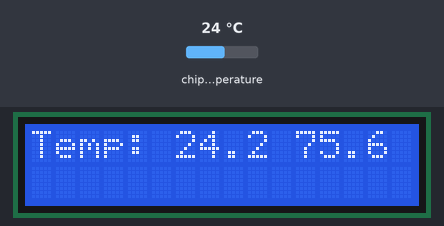
This program was run on a simulated Raspberry Pi Pico running MicroPython. Parts: 16×2 character LCD. Inputs (shaded band) come from the test bench; at power-on: chip temperature 24 °C. Library files of the repository ran but are not shown: I2C_LCD_driver.py.

Above: at 1.4 s.
1.5 s: chip temperature set to 1 °C
At 3.5 s:
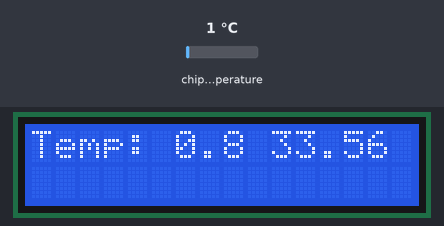
4.2 s: chip temperature set to 11 °C
At 5.4 s:
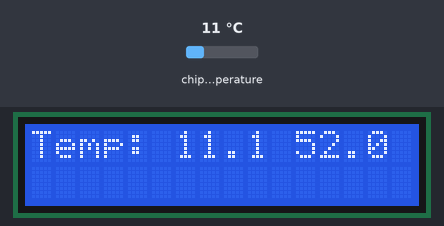
6.9 s: chip temperature set to 22 °C
At 9.1 s:
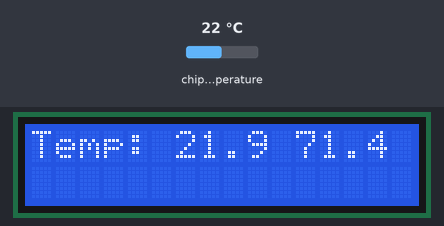
Timing chart, 0 to 10.6 s (numbered marks = the images above; inputs shaded):
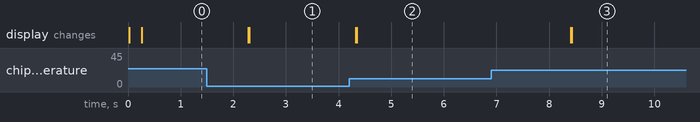

The program:

chapter_10_I2C.py
```python
"""
https://github.com/UCTRONICS/KB0005/tree/master/lcd
"""
import I2C_LCD_driver
import utime

mylcd = I2C_LCD_driver.lcd()

adc = machine.ADC(4)
CONVERSION_FACTOR = 3.3 / 65535

while True:
    reading = adc.read_u16() * CONVERSION_FACTOR
    temperature = 27 - (reading - 0.706) / (0.001721)
    temp_f = (temperature * (9 / 5)) + 32
    mylcd.lcd_display_string(f'Temp: {temperature:.1f} {temp_f:.1f}', 1)
    utime.sleep(2)
```

Measured:
- after the input at 1.5 s, the display: first changes after 0.79 s (image 1 shows a later state)
- after the input at 4.2 s, the display: first changes after 0.12 s (image 2 shows a later state)
- after the input at 6.9 s, the display: first changes after 1.5 s (image 3 shows a later state)
